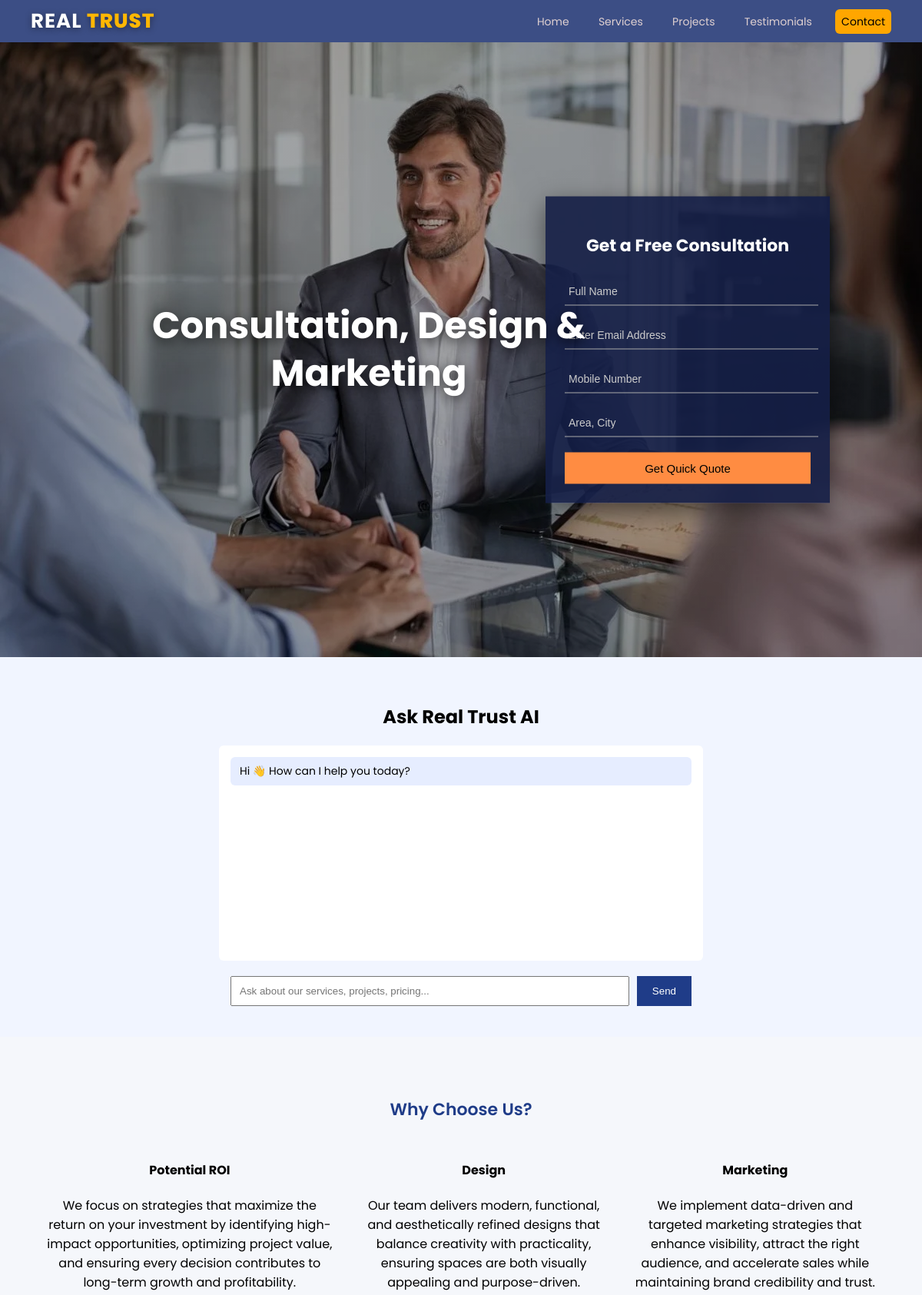
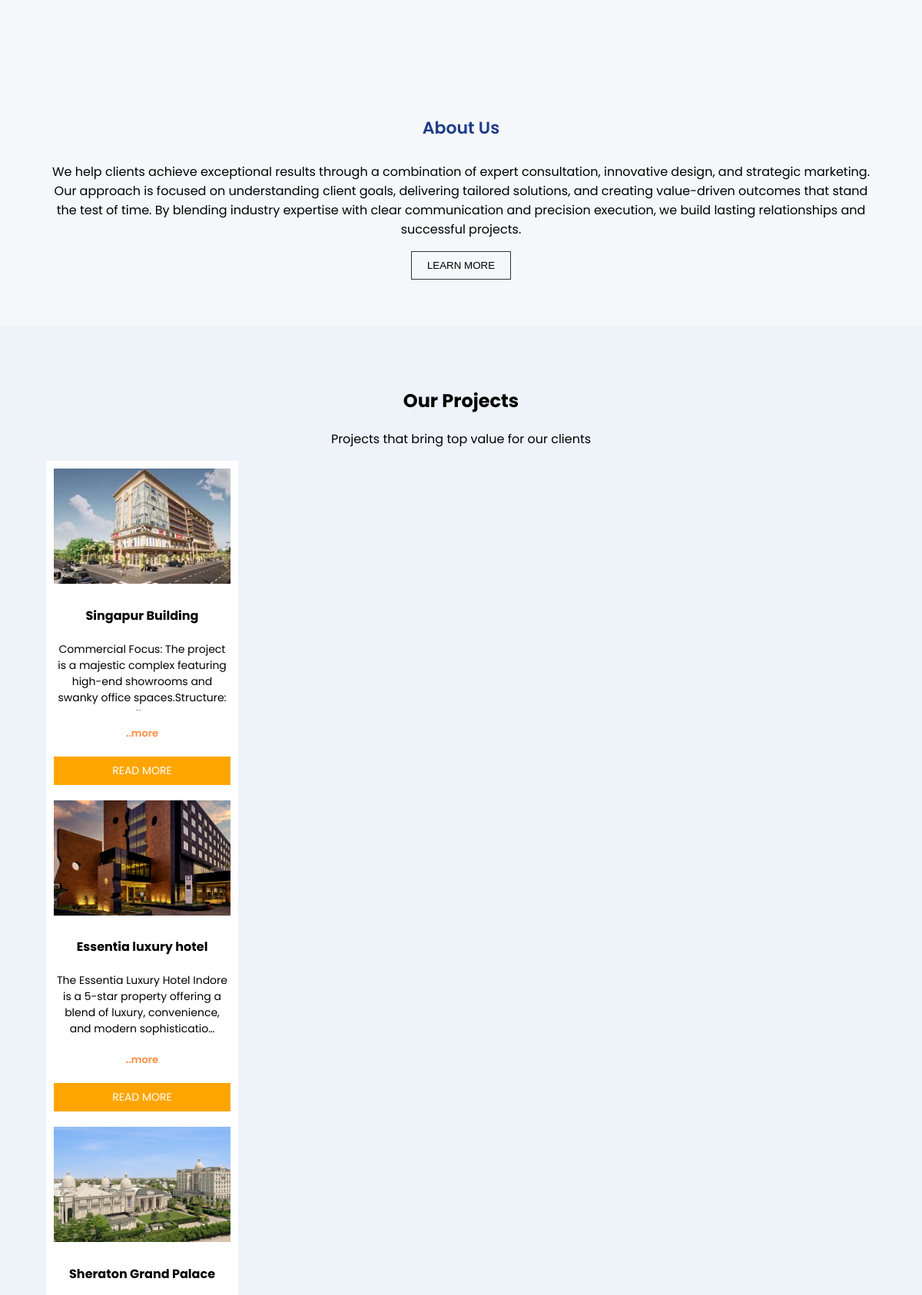
The page / (upper part) on the database its author committed (2 pictures, top to bottom).
### core/models.py (models this page shows, shortened)
class HeroSection(models.Model):
    title = models.CharField(max_length=200)
    background_image = models.ImageField(upload_to='hero/')

class Project(models.Model):
    name = models.CharField(max_length=100)
    description = models.TextField()
    image = models.ImageField(upload_to='projects/')

### core/views.py (the view, shortened to what this page needs)
# urls.py: path('', landing_page, name='home'),
def landing_page(request):
    hero = HeroSection.objects.first()
    projects = Project.objects.all()
    clients = Client.objects.all()
    return render(request, "landing.html", {
        "hero": hero,
        "projects": projects,
        "clients": clients,
    })

### templates/landing.html (shortened to what this page needs)
{% extends 'base.html' %}
{% block content %}
<header class="navbar">
  <div class="logo">
  Real <span>Trust</span>
  </div>
  <nav>
  <a href="#home">Home</a>
  <a href="#services">Services</a>
  <a href="#projects">Projects</a>
  <a href="#testimonials">Testimonials</a>
  <a href="#contact" class="btn-nav" id="ch">Contact</a>
</nav>
</header>
<section class="hero" id="home"
  style="
    background:
    linear-gradient(rgba(0,0,0,0.35), rgba(0,0,0,0.35)),
    url('{{ hero.background_image.url }}') center/cover no-repeat;
  ">
  <div class="hero-text">
    <h1 >{{ hero.title|linebreaksbr }}</h1>
  </div>
  <div class="hero-form" id="contact">
    <h3>Get a Free Consultation</h3>
    <form method="POST">
      <input name="name" placeholder="Full Name">
      <input name="email" placeholder="Enter Email Address">
      <input name="mobile" placeholder="Mobile Number">
      <input name="city" placeholder="Area, City">
      <button name="contact" id="ch">Get Quick Quote</button>
    </form>
  </div>
</section>
<section class="ai-chat">
  <h2>Ask Real Trust AI</h2>
  <div class="chat-box" id="chatBox">
    <div class="bot-msg">Hi 👋 How can I help you today?</div>
  </div>
  <div class="chat-input">
    <input type="text" id="userInput" placeholder="Ask about our services, projects, pricing...">
    <button onclick="sendMessage()">Send</button>
  </div>
</section>
<section class="why" id="services">
  <h2>Why Choose Us?</h2>
  <div class="why-grid">
    <div>
      <h4>Potential ROI</h4>
      <p>We focus on strategies that maximize the return on your investment by identifying high-impact opportunities, optimizing project value, and ensuring every decision contributes to long-term growth and profitability.</p>
    </div>
    <div>
      <h4>Design</h4>
      <p>Our team delivers modern, functional, and aesthetically refined designs that balance creativity with practicality, ensuring spaces are both visually appealing and purpose-driven.</p>
    </div>
    <div>
      <h4>Marketing</h4>
      <p>We implement data-driven and targeted marketing strategies that enhance visibility, attract the right audience, and accelerate sales while maintaining brand credibility and trust.</p>
    </div>
  </div>
</section>
<section class="about">
  <h2>About Us</h2>
  <p>
    We help clients achieve exceptional results through a combination of expert consultation, innovative design, and strategic marketing. Our approach is focused on understanding client goals, delivering tailored solutions, and creating value-driven outcomes that stand the test of time. By blending industry expertise with clear communication and precision execution, we build lasting relationships and successful projects.
  </p>
  <button class="outline-btn">LEARN MORE</button>
</section>
<section class="projects" id="projects">
  <h2>Our Projects</h2>
  <p>Projects that bring top value for our clients</p>
<div class="swiper mySwiper">
  <div class="swiper-wrapper">
    {% for p in projects %}
    <div class="swiper-slide">
      <div class="project-card">
        <img src="{{ p.image.url }}">
        <h4>{{ p.name }}</h4>
        <p class="project-desc">
          {{ p.description|truncatechars:120 }}
        </p>
        <a class="more-link" href="{% url 'project_detail' p.id %}">
          ..more
        </a>
        <a href="{% url 'project_detail' p.id %}" class="project-btn">
          READ MORE
        </a>
      </div>
    </div>
    {% endfor %}
  </div>
</div>
</section>
{% endblock %}

### templates/base.html (shortened to what this page needs)
{% load static %}
<!DOCTYPE html>
<html lang="en">
<head>
  <link rel="stylesheet" href="{% static 'css/style.css' %}">
  <link rel="stylesheet" href="https://cdn.jsdelivr.net/npm/swiper@10/swiper-bundle.min.css"/>
</head>
<body>
{% block content %}{% endblock %}
</body>
</html>

### static/css/style.css (style rules this page uses)
body { margin: 0; font-family: 'Poppins', Arial, sans-serif; background: #f5f7fb; }
.navbar { display: flex; justify-content: space-between; align-items: center; padding: 8px 40px; background: rgba(40,60,120,0.9); }
.logo { font-size: 22px; }
.navbar a { margin-left: 18px; text-decoration: none; color: #e0d1d1; padding: 6px 8px; border-radius: 6px; font-size: 14px; }
#ch { color: black; }
.btn-nav { background: hwb(39 0% 0%); padding: 6px 14px; color: black; font-size: 14px; border-radius: 6px; }
.logo { font-size: 26px; font-weight: 700; letter-spacing: 1px; color: #ffffff; text-transform: uppercase; }
.logo span { color: #ffb703; font-weight: 800; }
.logo { text-shadow: 0 2px 8px rgba(0,0,0,0.4); }
.hero { position: relative; min-height: 100vh; background-size: cover; background-position: center; }
.hero-form { width: 320px; background: rgba(20, 30, 70, 0.9); padding: 25px; position: absolute; top: 50%; right: 10%; transform: translateY(-50%); box-shadow: 0 10px 30px rgba(0,0,0,0.5); }
.hero-form h3 { color: #fff; text-align: center; font-size: 22px; margin-bottom: 25px; }
.hero-form input { width: 100%; background: transparent; border: none; border-bottom: 1px solid #aaa; padding: 10px 5px; margin-bottom: 20px; font-size: 14px; color: #fff; }
.hero-form input::placeholder { color: #ccc; }
.hero-form button { width: 100%; padding: 12px; background: #ff8c42; border: none; color: #fff; font-size: 15px; cursor: pointer; transition: 0.3s ease; }
.hero-text h1 { margin: 0; color: #ffffff; font-size: 48px; font-weight: 700; line-height: 1.3; text-shadow: 0 4px 15px rgba(0,0,0,0.6); }
.hero-text { position: absolute; top: 50%; left: 50%; transform: translate(-50%, -50%); text-align: center; z-index: 2; max-width: 700px; }
.hero-text { left: 40%; }
.ai-chat { background: #f1f5ff; padding: 40px; text-align: center; }
.chat-box { max-width: 600px; margin: 20px auto; background: white; padding: 15px; height: 250px; overflow-y: auto; border-radius: 6px; text-align: left; }
.bot-msg { background: #e6edff; padding: 8px 12px; border-radius: 6px; margin-bottom: 8px; font-size: 14px; }
.chat-input { max-width: 600px; margin: auto; display: flex; gap: 10px; }
.chat-input input { flex: 1; padding: 10px; }
.chat-input button { padding: 10px 20px; background: #1f3c88; color: white; border: none; }
.why { padding: 60px; text-align: center; }
.why-grid { display: flex; justify-content: center; gap: 40px; }
.why h2 { position: relative; text-decoration: none; font-size: 22px; font-weight: 600; color: #1f3c88; padding-bottom: 10px; }
.why h2::after { content: ""; position: absolute; left: 50%; bottom: 0; transform: translateX(-50%); width: 180px; height: 4px; background-color: #1f3c88; opacity: 0; transition: 0.3s ease; }
.about { text-align: center; padding: 60px; }
.outline-btn { padding: 10px 20px; border: 1px solid #333; background: none; }
.about h2 { position: relative; text-decoration: none; font-size: 22px; font-weight: 600; color: #1f3c88; padding-bottom: 10px; }
.about h2::after { content: ""; position: absolute; left: 50%; bottom: 0; transform: translateX(-50%); width: 100px; height: 4px; background-color: #1f3c88; opacity: 0; transition: 0.3s ease; }
.project-card p { font-size: 14px; line-height: 1.5; max-height: 90px; overflow: hidden; text-overflow: ellipsis; }
.projects { background: #eef3fa; padding: 60px; text-align: center; }
.project-card { background: white; width: 230px; padding: 10px; }
.project-card img { width: 100%; height: 150px; object-fit: cover; }
.project-desc { font-size: 14px; line-height: 1.5; max-height: 90px; overflow: hidden; }
.more-link { display: inline-block; margin-top: 6px; font-size: 13px; color: #ff8c42; text-decoration: none; font-weight: 600; }
.project-btn { display: block; background: orange; color: white; text-align: center; padding: 8px; margin-top: 10px; text-decoration: none; font-size: 14px; }
.more-link { display: inline-block; font-size: 13px; color: #ff8c42; font-weight: 600; text-decoration: none; margin-bottom: 10px; }

### rows shown on the page
HeroSection: background_image (picture), title "Consultation, Design & Marketing"
Project: image (picture), name "Singapur Building", description "Commercial Focus: The project is a majestic complex featuring high-end showrooms and swanky office spaces.Structure:…"
Project: image (picture), name "Essentia luxury hotel", description "The Essentia Luxury Hotel Indore is a 5-star property offering a blend of luxury, convenience, and modern sophisticatio…"
Project: image (picture), name "Sheraton Grand Palace"
